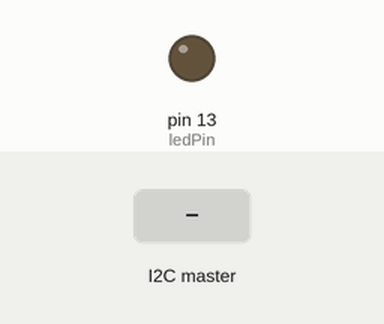
A sketch run on a simulated Arduino Uno, built with avr-gcc and run on an emulated ATmega328P. Parts: output pins drawn as LEDs (lit = HIGH). The inputs (shaded band) are chosen by the test bench. What the sketch prints to the serial monitor is not drawn.

Above: at 1.2 s.
1.3 s: the I2C master sends the byte 1
At 2.5 s:
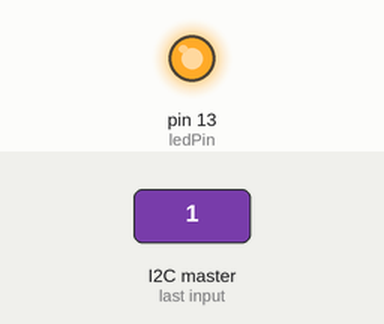
2.8 s: the I2C master sends the byte 0
At 3.8 s:
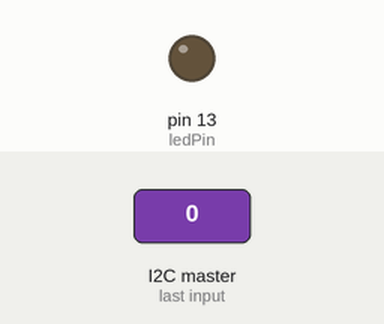
Timing chart, 0 to 5.8 s (numbered marks = the images above; inputs shaded):
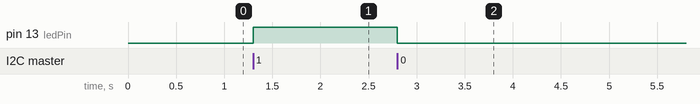

Measured:
- after the input at 1.3 s, pin 13 (ledPin): LOW → HIGH at once
- after the input at 2.8 s, pin 13 (ledPin): HIGH → LOW at once

The sketch:

i2c_slave.ino
```cpp
#include "Wire.h"

#define ledPin 13

#define myAdress 0x08

void setup() {
  Wire.begin(myAdress);

  Wire.onReceive(receiveEvent);

  Serial.begin(9600);
  pinMode(ledPin, OUTPUT);
}

void loop() {
}

void receiveEvent(int howMany) {
  if (Wire.available()) {
    char received = Wire.read();
    Serial.println(received);

    if (received == 0) {
      digitalWrite(ledPin, LOW);
    }

    if (received == 1) {
      digitalWrite(ledPin, HIGH);
    }
  }
}
```
